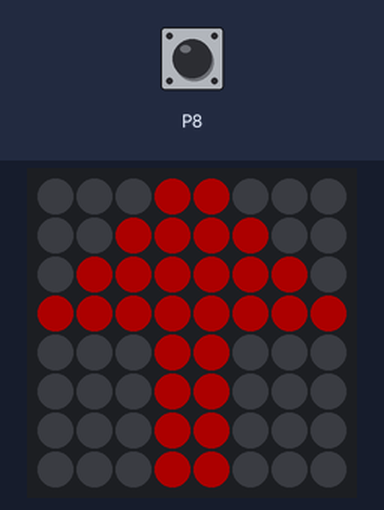
A program run on a simulated BBC micro:bit (MakeCode). On the bench: 8×8 RGB LED matrix. The test bench sets the inputs (shaded band); at power-on: P8 HIGH. Dim RGB values are drawn brighter than linear.

1.3 s: P8 pulsed LOW 2 times (0.12 s each, 0.3 s apart)
Above: at 3.1 s.
Timing chart, 0 to 4.6 s (numbered marks = the images above; inputs shaded):
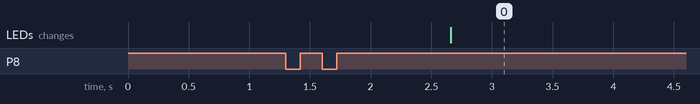

The program:

main.ts
```typescript
GAME_ZIP64.onButtonPress(GAME_ZIP64.ZIP64ButtonPins.Up, GAME_ZIP64.ZIP64ButtonEvents.Down, function () {
    display.show()
    display.setPixelColorAt(3, GAME_ZIP64.colors(ZipLedColors.Red))
    display.setPixelColorAt(4, GAME_ZIP64.colors(ZipLedColors.Red))
    display.setPixelColorAt(11, GAME_ZIP64.colors(ZipLedColors.Red))
    display.setPixelColorAt(12, GAME_ZIP64.colors(ZipLedColors.Red))
    display.setPixelColorAt(19, GAME_ZIP64.colors(ZipLedColors.Red))
    display.setPixelColorAt(20, GAME_ZIP64.colors(ZipLedColors.Red))
    display.setPixelColorAt(27, GAME_ZIP64.colors(ZipLedColors.Red))
    display.setPixelColorAt(28, GAME_ZIP64.colors(ZipLedColors.Red))
    display.setPixelColorAt(35, GAME_ZIP64.colors(ZipLedColors.Red))
    display.setPixelColorAt(36, GAME_ZIP64.colors(ZipLedColors.Red))
    display.setPixelColorAt(43, GAME_ZIP64.colors(ZipLedColors.Red))
    display.setPixelColorAt(44, GAME_ZIP64.colors(ZipLedColors.Red))
    display.setPixelColorAt(51, GAME_ZIP64.colors(ZipLedColors.Red))
    display.setPixelColorAt(52, GAME_ZIP64.colors(ZipLedColors.Red))
    display.setPixelColorAt(59, GAME_ZIP64.colors(ZipLedColors.Red))
    display.setPixelColorAt(60, GAME_ZIP64.colors(ZipLedColors.Red))
    display.setPixelColorAt(10, GAME_ZIP64.colors(ZipLedColors.Red))
    display.setPixelColorAt(13, GAME_ZIP64.colors(ZipLedColors.Red))
    display.setPixelColorAt(18, GAME_ZIP64.colors(ZipLedColors.Red))
    display.setPixelColorAt(21, GAME_ZIP64.colors(ZipLedColors.Red))
    display.setPixelColorAt(17, GAME_ZIP64.colors(ZipLedColors.Red))
    display.setPixelColorAt(22, GAME_ZIP64.colors(ZipLedColors.Red))
    display.setPixelColorAt(24, GAME_ZIP64.colors(ZipLedColors.Red))
    display.setPixelColorAt(25, GAME_ZIP64.colors(ZipLedColors.Red))
    display.setPixelColorAt(26, GAME_ZIP64.colors(ZipLedColors.Red))
    display.setPixelColorAt(29, GAME_ZIP64.colors(ZipLedColors.Red))
    display.setPixelColorAt(30, GAME_ZIP64.colors(ZipLedColors.Red))
    display.setPixelColorAt(31, GAME_ZIP64.colors(ZipLedColors.Red))
    basic.pause(1357)
})
let display: GAME_ZIP64.ZIP64Display = null
display = GAME_ZIP64.createZIP64Display()
display.setBrightness(50)
```

test.ts
```typescript
// testene settes inn her; disse vil ikke kompilert så lenge denne pakken blir brukt som en utvidelse.
```

Measured:
- after the input at 1.3 s, the LEDs: change after 1.4 s (image 0)
